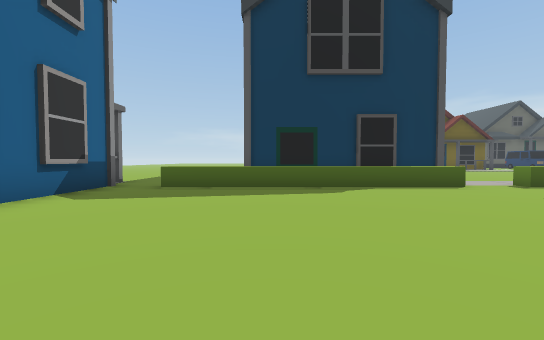
view 1 (above)

19 first-person views from a walk through a Unity game level. The camera is 1.2 m above the floor, tilts 2° down and sees 90° across. The floor is counted in squares, 2 m on a side. Each view is taken from the middle of a square. On the plan, view 1 faces up. The plan holds only what a view shows up to about 9 squares ahead; the rest is blank. The place goes on beyond the plan. Some animated figures are not drawn.

view 2
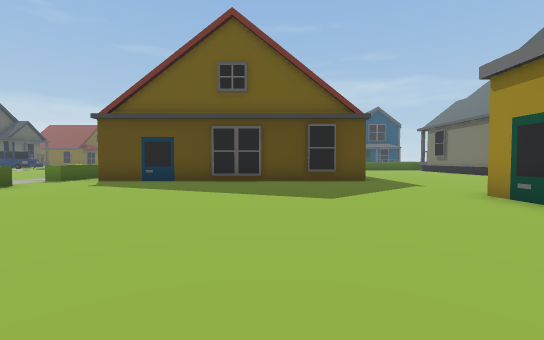

view 3
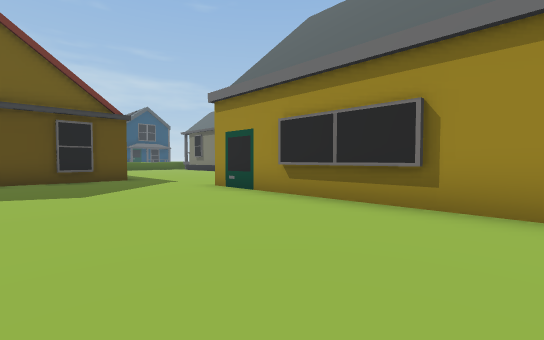

view 4
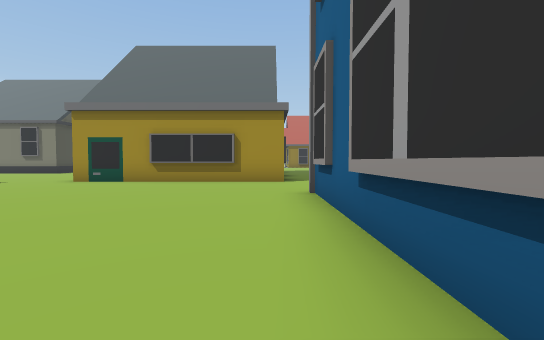

view 5
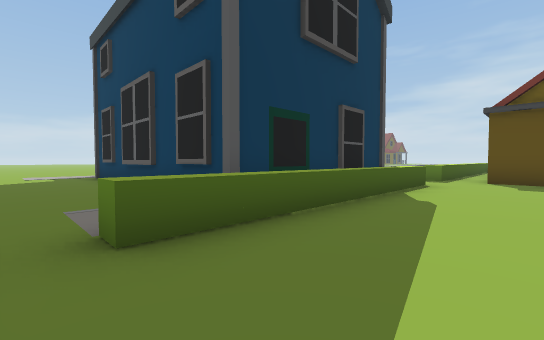

view 6
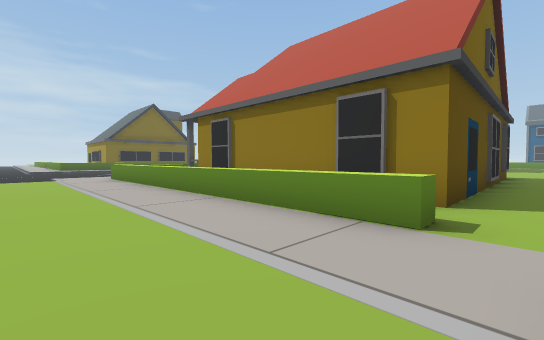

view 7
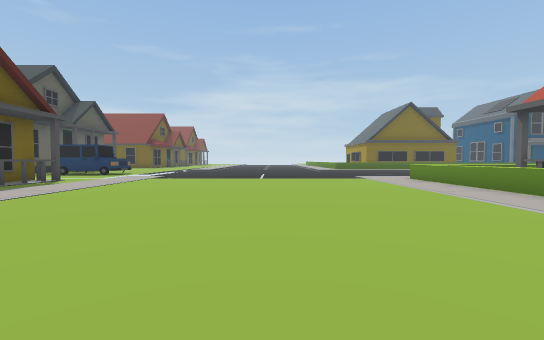

view 8
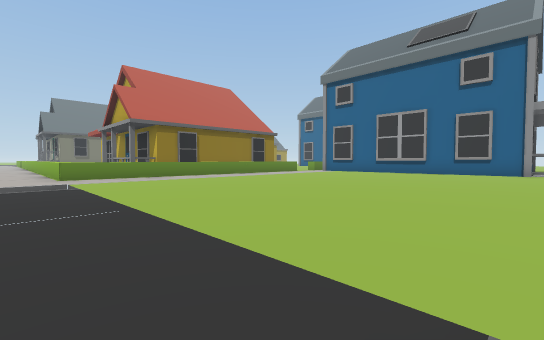

view 9
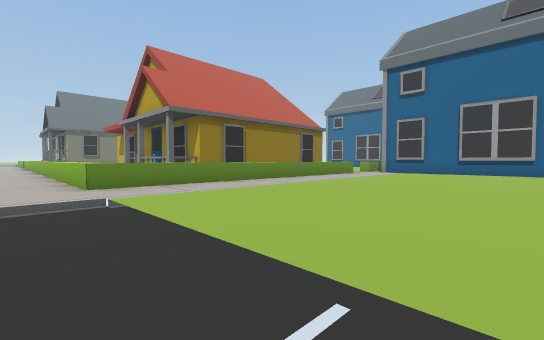

view 10
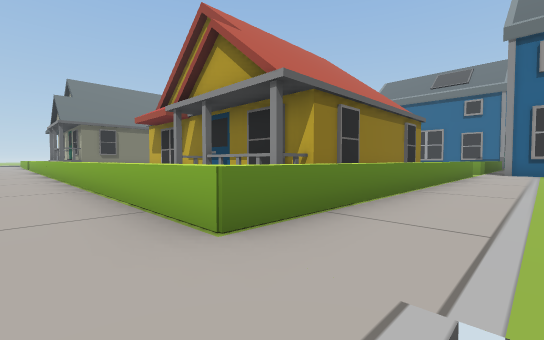

view 11
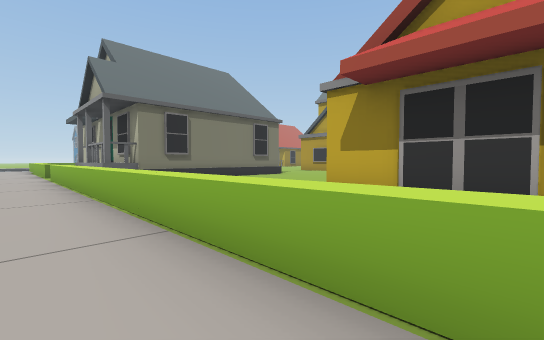

view 12
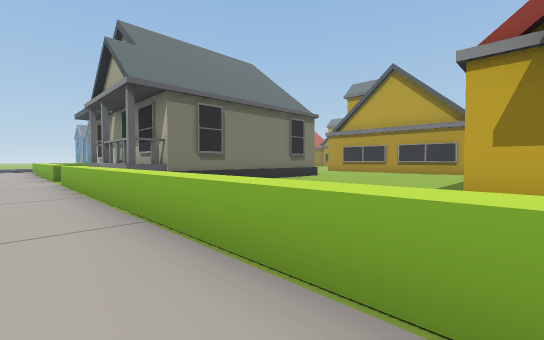

view 13
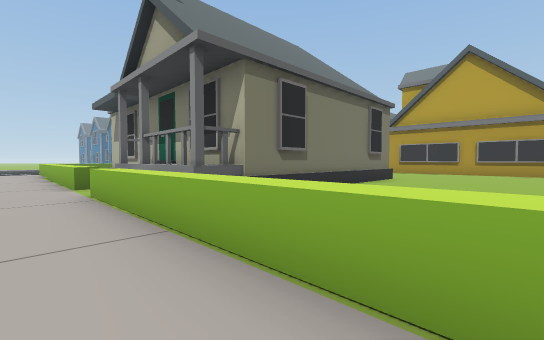

view 14
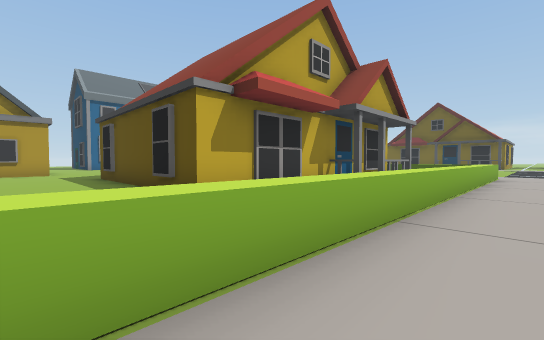

view 15
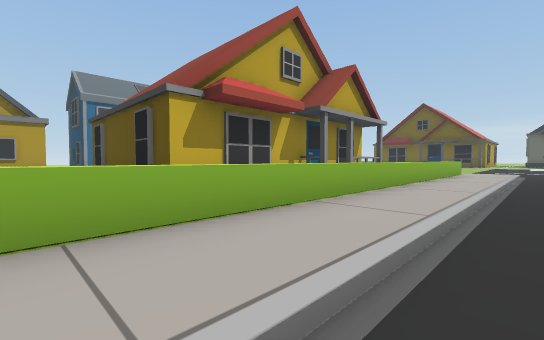

view 16
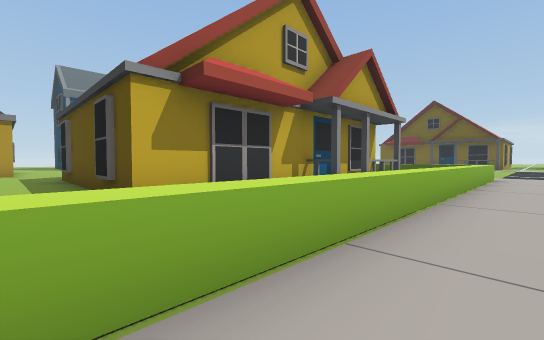

view 17
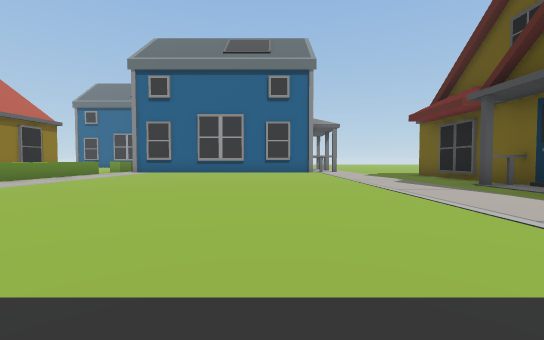

view 18
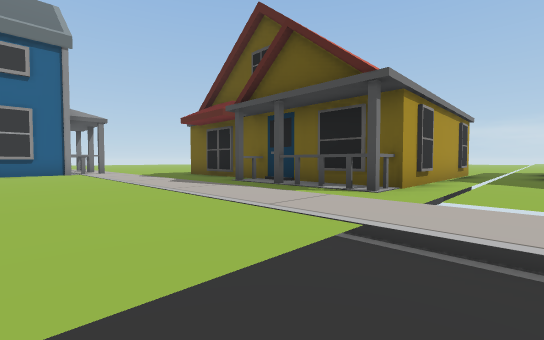

view 19
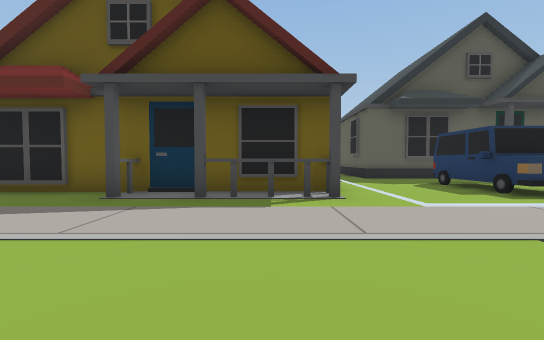

### Floor plan
Key: @ floor where view 1 was taken; # wall or solid block; . main floor; - floor 0.25 m lower than the main floor; / step, stairs or slope; ^ raised ledge; C car.
Columns run from 4 left of view 1 to 17 right of it. Each row starts with its distance up from view 1.
 20                   # .C
 19                   # .C
 18            ########..C
 17            ..........C
 16            ..........
 15  ..     #..........//
 14  ...#   #........../-
 13  ...#   #........../-
 12  ...#   #........../-
 11  .. #   #........../-
 10  .. #    ........../-
  9 ... #    ........../-
  8 ... #   #..........//
  7 #.. #####............-
  6 #.^^^^^^^.^^^^^^^^^^.-
  5 #.........#######  ^.-
  4 #.........#     #  ^.-
  3 #.........#     #  ^.-
  2 #.........#     #  ^.-
  1 #.........#     #  ^.-
  0 #...@.....#     #  ^.-
 -1 #.........#     #  ^.-
 -2 ..........#######  ^.-
 -3 ..............     ^.-
 -4 .######.......     ^.-
 -5 .#      ......     ^.-
 -6          .....     ^.
 -7           ....     ^.
 -8            ...     ^.
 -9            #######^^.
-10                  #^^.
-11                  ##..
-12                  #^^.
-13                  # ^.
-14                  # ^.
-15                    ^.
-16                    ^.
-17                    ^.

Where each view was taken, in squares from view 1:
view 1: 0 up, 0 right, facing up
view 2: 0 up, 2 left, facing right
view 3: 0 up, 3 left, facing down-right
view 4: 4 up, 3 left, facing down
view 5: 4 up, 3 left, facing up-right
view 6: 9 up, 5 right, facing down-right
view 7: 11 up, 6 right, facing right
view 8: 15 up, 16 right, facing down-left
view 9: 12 up, 16 right, facing down-left
view 10: 8 up, 16 right, facing down-left
view 11: 0 up, 16 right, facing down-left
view 12: 2 down, 16 right, facing down-left
view 13: 5 down, 16 right, facing down-left
view 14: 5 down, 16 right, facing up-left
view 15: 5 down, 17 right, facing up-left
view 16: 4 down, 16 right, facing up-left
view 17: 13 up, 16 right, facing left
view 18: 13 up, 16 right, facing up-left
view 19: 13 up, 13 right, facing up
